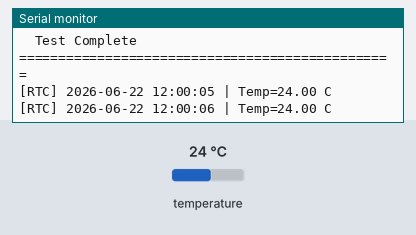
The sketch below on a simulated ESP32-S3. Shown: the last lines printed to the serial monitor. Inputs (shaded band) come from the test bench; at power-on: temperature 24 °C. The local clock reads 2024-03-15 10:24:30 at power-on unless the sketch sets it.

Above: at 7.3 s.
7.4 s: temperature set to 12 °C
At 8.7 s:
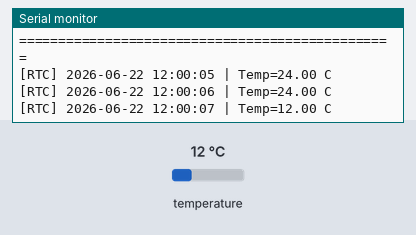
8.9 s: temperature set to 19 °C
At 9.9 s:
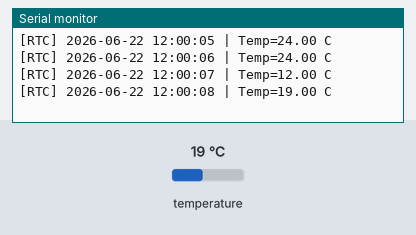

Measured:
- after the input at 7.4 s, the serial monitor: prints a new line after 0.80 s (image 1)
- after the input at 8.9 s, the serial monitor: prints a new line after 0.30 s (image 2)

The sketch:

RTC_DS3231_Test.ino
```cpp
// ============================================================
//  RTC DS3231 Diagnostic Test
//  สำหรับ LilyGO T-Vending S3 (ESP32-S3)
//  SDA = GPIO44, SCL = GPIO43
//  ทดสอบ: I2C ping, lostPower, อุณหภูมิ, เขียน/อ่านเวลา
// ============================================================

#include <Wire.h>
#include <RTClib.h>

#define I2C_SDA_PIN  44
#define I2C_SCL_PIN  43
#define DS3231_ADDR  0x68   // I2C address มาตรฐาน

RTC_DS3231 rtc;

// ── ทดสอบ 1: I2C ping ──────────────────────────────────────
bool testI2CPing() {
  Serial.println("\n[TEST 1] I2C Ping DS3231 @ 0x68");
  Wire.beginTransmission(DS3231_ADDR);
  uint8_t err = Wire.endTransmission();
  if (err == 0) {
    Serial.println("  + PASS: DS3231 ตอบสนองบน I2C bus");
    return true;
  } else {
    Serial.printf("  x FAIL: ไม่พบ DS3231 (err=%u)\n", err);
    Serial.println("  → ตรวจสอบการต่อสาย SDA/SCL และไฟเลี้ยง 3.3V");
    return false;
  }
}

// ── ทดสอบ 2: lostPower ─────────────────────────────────────
void testLostPower() {
  Serial.println("\n[TEST 2] lostPower() — ตรวจ battery backup");
  if (rtc.lostPower()) {
    Serial.println("  x FAIL: lostPower = YES");
    Serial.println("  → Battery หมดหรือ IC เสีย เวลาจะ reset ทุกครั้งที่ไฟดับ");
  } else {
    Serial.println("  + PASS: lostPower = NO — battery ดี");
  }
}

// ── ทดสอบ 3: อุณหภูมิภายใน ──────────────────────────────
void testTemperature() {
  Serial.println("\n[TEST 3] DS3231 Internal Temperature");
  float temp = rtc.getTemperature();
  Serial.printf("  Temp: %.2f °C\n", temp);
  if (temp > 0.0f && temp < 85.0f) {
    Serial.println("  + PASS: อุณหภูมิอยู่ในช่วงปกติ");
  } else {
    Serial.println("  x FAIL: อุณหภูมิผิดปกติ — อาจเป็น I2C error หรือ IC เสีย");
  }
}

// ── ทดสอบ 4: เขียนเวลาและอ่านกลับ ──────────────────────
void testWriteRead() {
  Serial.println("\n[TEST 4] Write/Read Time");

  // เขียนเวลาทดสอบ: 2026-06-22 12:00:00
  DateTime writeTime(2026, 6, 22, 12, 0, 0);
  rtc.adjust(writeTime);
  delay(100);

  // อ่านกลับ
  DateTime readTime = rtc.now();

  Serial.printf("  เขียน: %04d-%02d-%02d %02d:%02d:%02d\n",
    writeTime.year(), writeTime.month(), writeTime.day(),
    writeTime.hour(), writeTime.minute(), writeTime.second());
  Serial.printf("  อ่าน:  %04d-%02d-%02d %02d:%02d:%02d\n",
    readTime.year(), readTime.month(), readTime.day(),
    readTime.hour(), readTime.minute(), readTime.second());

  // ตรวจ year sanity ก่อน
  if (readTime.year() < 2024 || readTime.year() > 2035) {
    Serial.printf("  x FAIL: ปีผิดปกติ year=%u — น่าจะเป็น I2C corruption\n",
                  readTime.year());
    return;
  }

  // เปรียบเทียบค่า
  if (readTime.year()   == writeTime.year()   &&
      readTime.month()  == writeTime.month()  &&
      readTime.day()    == writeTime.day()    &&
      readTime.hour()   == writeTime.hour()   &&
      readTime.minute() == writeTime.minute()) {
    Serial.println("  + PASS: เวลาตรงกัน");
  } else {
    Serial.println("  x FAIL: เวลาไม่ตรง — IC อาจเสีย");
  }
}

// ── ทดสอบ 5: เวลาเดิน ──────────────────────────────────
void testTimeTick() {
  Serial.println("\n[TEST 5] Time Tick — รอ 3 วินาที ดูว่าเดินไหม");
  DateTime t1 = rtc.now();
  delay(3000);
  DateTime t2 = rtc.now();

  uint32_t diff = t2.unixtime() - t1.unixtime();
  Serial.printf("  t1 = %02d:%02d:%02d\n", t1.hour(), t1.minute(), t1.second());
  Serial.printf("  t2 = %02d:%02d:%02d\n", t2.hour(), t2.minute(), t2.second());
  Serial.printf("  diff = %lu วินาที\n", (unsigned long)diff);

  if (diff >= 2 && diff <= 4) {
    Serial.println("  + PASS: นาฬิกาเดินปกติ");
  } else if (diff == 0) {
    Serial.println("  x FAIL: นาฬิกาไม่เดิน — IC เสียหรือ oscillator มีปัญหา");
  } else {
    Serial.printf("  ! WARN: เดินผิดปกติ diff=%lu s (ควรได้ ~3)\n",
                  (unsigned long)diff);
  }
}

// ── ทดสอบ 6: I2C stability (อ่าน 10 ครั้ง) ────────────────
void testI2CStability() {
  Serial.println("\n[TEST 6] I2C Stability — อ่าน 10 ครั้ง ดูว่ามี corruption ไหม");
  int pass = 0, fail = 0;
  for (int i = 0; i < 10; i++) {
    delay(200);
    DateTime t = rtc.now();
    if (t.year() >= 2024 && t.year() <= 2035) {
      pass++;
      Serial.printf("  [%2d] OK  %04d-%02d-%02d %02d:%02d:%02d\n",
        i+1, t.year(), t.month(), t.day(),
        t.hour(), t.minute(), t.second());
    } else {
      fail++;
      Serial.printf("  [%2d] ERR year=%u ← I2C collision / corruption\n",
        i+1, t.year());
    }
  }
  Serial.printf("  Result: %d/10 OK, %d/10 Error\n", pass, fail);
  if (fail == 0)     Serial.println("  + PASS: I2C stable");
  else if (fail <= 2) Serial.println("  ! WARN: มี collision บ้าง — ตรวจ I2C bus");
  else               Serial.println("  x FAIL: I2C ไม่เสถียร — ควรเปลี่ยน DS3231 module");
}

// ─────────────────────────────────────────────────────────────
void setup() {
  Serial.begin(115200);
  delay(1000);

  Serial.println("================================================");
  Serial.println("  DS3231 RTC Diagnostic Test");
  Serial.println("  SDA=GPIO44  SCL=GPIO43");
  Serial.println("================================================");

  Wire.begin(I2C_SDA_PIN, I2C_SCL_PIN);

  // Test 1: I2C ping ก่อน ถ้าไม่ผ่านหยุดทุกอย่าง
  if (!testI2CPing()) {
    Serial.println("\n!! หยุด: ไม่พบ DS3231 บน I2C bus");
    return;
  }

  // Init RTClib
  if (!rtc.begin()) {
    Serial.println("!! rtc.begin() failed — ไม่สามารถใช้งาน DS3231");
    return;
  }

  testLostPower();
  testTemperature();
  testWriteRead();
  testTimeTick();
  testI2CStability();

  Serial.println("\n================================================");
  Serial.println("  Test Complete");
  Serial.println("================================================");
}

void loop() {
  // แสดงเวลาปัจจุบันทุก 1 วินาที
  DateTime now = rtc.now();
  if (now.year() >= 2024 && now.year() <= 2035) {
    Serial.printf("[RTC] %04d-%02d-%02d %02d:%02d:%02d | Temp=%.2f C\n",
      now.year(), now.month(), now.day(),
      now.hour(), now.minute(), now.second(),
      rtc.getTemperature());
  } else {
    Serial.printf("[RTC] INVALID year=%u — I2C error\n", now.year());
  }
  delay(1000);
}
```
